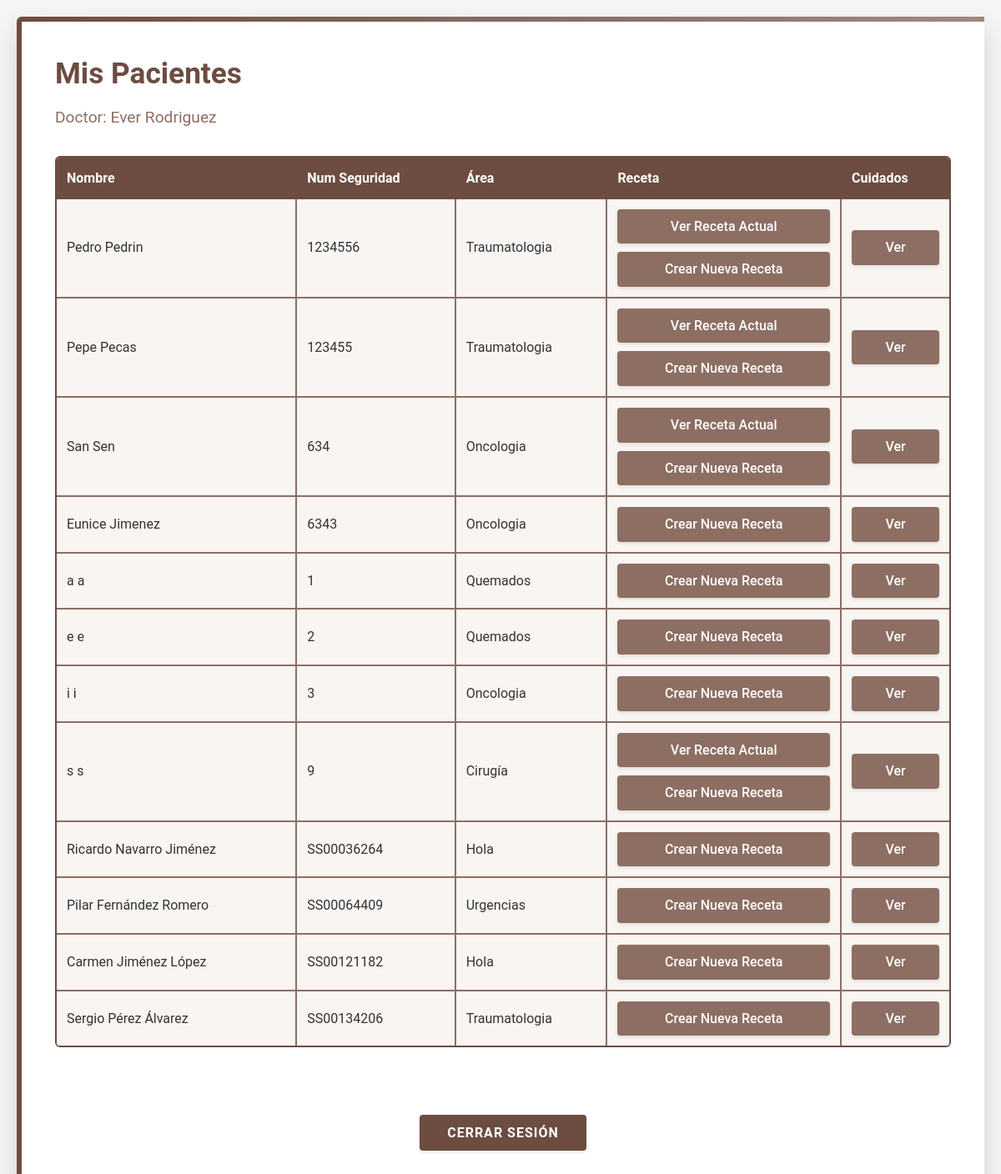
Before: /doctor/pacientes-doctor/ (signed in) with the older database file.
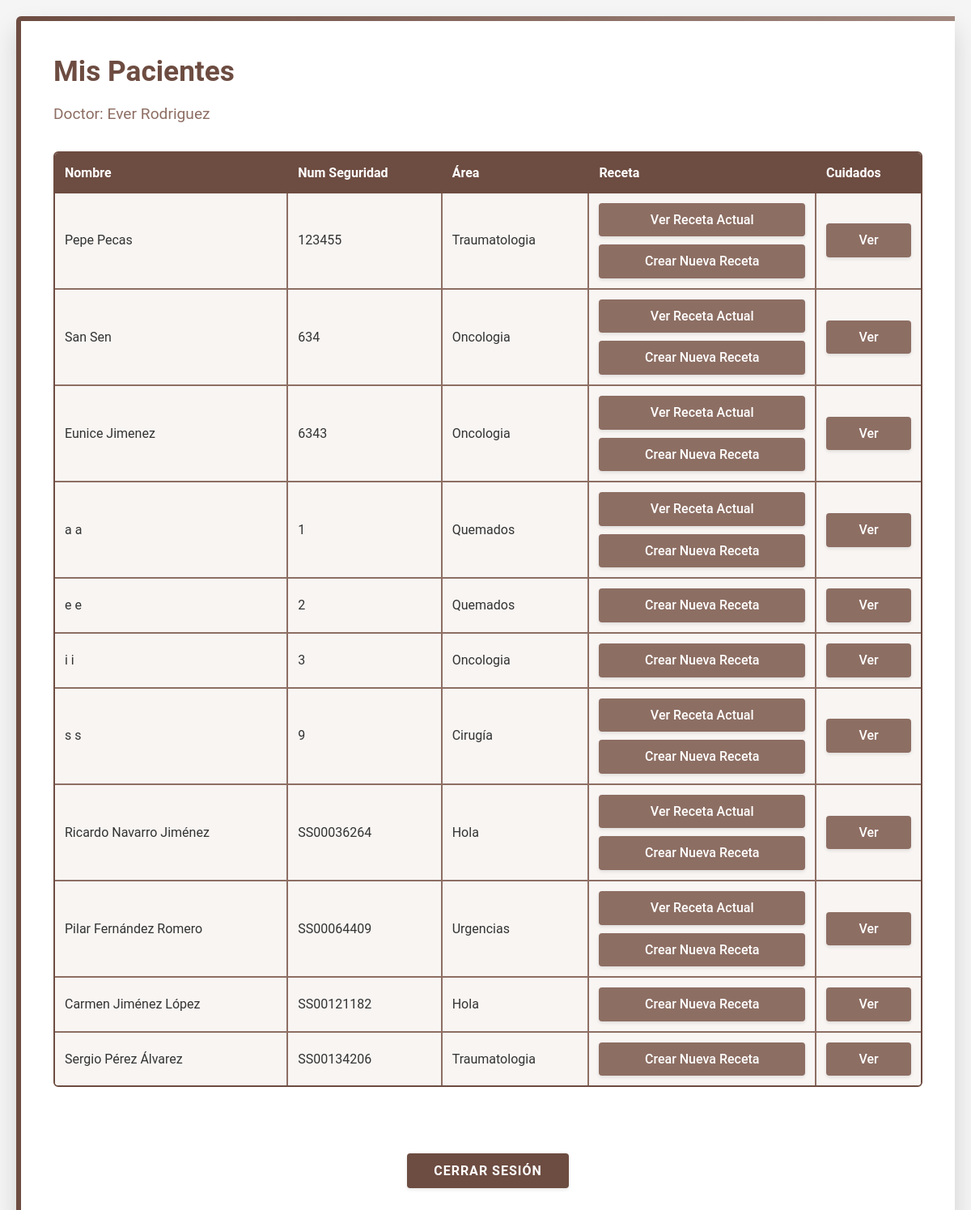
After: the same page with the newer database file.
### usuarioJefa/models.py (models this page shows, shortened)
class Paciente(models.Model):
    SEXO_CHOICES = [
        ('M', 'Masculino'),
        ('F', 'Femenino'),
    ]
    ESTADO_CHOICES = [
        ('ACTIVO', 'Activo'),
        ('INACTIVO', 'Inactivo'),
    ]
    nombres = models.CharField(max_length=100)
    apellidos = models.CharField(max_length=100)
    fecha_nacimiento = models.DateField()
    sexo = models.CharField(max_length=1, choices=SEXO_CHOICES)
    num_seguridad_social = models.CharField(max_length=20, unique=True)
    fecha_ingreso = models.DateTimeField(default=timezone.now)
    estado = models.CharField(max_length=10, choices=ESTADO_CHOICES, default='ACTIVO')
    area = models.ForeignKey('login.AreaEspecialidad', on_delete=models.PROTECT)  # Referenciamos a login.AreaEspecialidad
    doctor_actual = models.ForeignKey(
        Usuarios,
        on_delete=models.SET_NULL,
        null=True,
        related_name='pacientes_doctor',
        limit_choices_to={'tipoUsuario': 'DR'}
    )
    enfermero_actual = models.ForeignKey(
        Usuarios,
        on_delete=models.SET_NULL,
        null=True,
        related_name='pacientes_enfermero',
        limit_choices_to={'tipoUsuario': 'EN'}
    )
    hospital_origen = models.CharField(max_length=200, blank=True, null=True)
    esta_activo = models.BooleanField(default=True)
    fecha_alta = models.DateTimeField(null=True, blank=True)
    numero_ingresos = models.PositiveIntegerField(default=1)

### login/models.py (models this page shows, shortened)
class AreaEspecialidad(models.Model):
    nombre = models.CharField(max_length=100, unique=True)
    descripcion = models.TextField(blank=True, null=True)
    fortalezas = models.ManyToManyField('Fortaleza', blank=True)
    def __str__(self):
        return self.nombre
    class Meta:
        verbose_name = 'Área de Especialidad'
        verbose_name_plural = 'Áreas de Especialidad'

### usuarioDoctor/views.py (the view)
@login_required
def pacientes_doctor(request):
    doctor_actual = request.user
    pacientes_asignados = Paciente.objects.filter(
        doctor_actual=doctor_actual,
        esta_activo=True
    ).select_related('area')
    return render(request, 'usuarioDoctor/pacientes_doctor.html', {
        'pacientes': pacientes_asignados,
        'doctor': doctor_actual
    })

### usuarioDoctor/templates/usuarioDoctor/Pacientes_doctor.html (shortened to what this page needs)
<!DOCTYPE html>
<html lang="en">
<head>
</head>
<body>
    <div class="container">
        <div class="header">
            <h1>Mis Pacientes</h1>
            <h3>Doctor: {{ doctor.first_name }} {{ doctor.apellidos }}</h3>
        </div>
        {% if pacientes %}
            <table class="patients-table">
                <thead>
                    <tr>
                        <th>Nombre</th>
                        <th>Num Seguridad</th>
                        <th>Área</th>
                        <th>Receta</th>
                        <th>Cuidados</th>
                    </tr>
                </thead>
                <tbody>
                    {% for paciente in pacientes %}
                    <tr>
                        <td>{{ paciente.nombres }} {{ paciente.apellidos }}</td>
                        <td>{{ paciente.num_seguridad_social }}</td>
                        <td>{{ paciente.area }}</td>
                        <td class="action-links">
                            {% if paciente.recetas_doctor.exists %}
                                <a href="{% url 'doctor:ver_receta_paciente' paciente.id %}" class="action-link">Ver Receta Actual</a>
                            {% endif %}
                            <a href="{% url 'doctor:receta_paciente' paciente.id %}" class="action-link">Crear Nueva Receta</a>
                        </td>
                        <td>
                            <a href="{% url 'doctor:cuidados_pacienteD' paciente.id %}" class="action-link">Ver</a>
                        </td>
                    </tr>
                    {% endfor %}
                </tbody>
            </table>
        {% else %}
            <div class="no-patients">
                <p>No tienes pacientes asignados actualmente.</p>
            </div>
        {% endif %}
        <br><br>
        <form action="{% url 'login:logout' %}" method="POST">
            <button type="submit" class="logout-btn">Cerrar Sesión</button>
        </form>
    </div>
</body>
</html>

Changed rows visible on the page:
no longer on this page (row edited): Paciente: nombres "Pedro", apellidos "Pedrin", num_seguridad_social "1234556", area "Traumatologia", shows "Ver Receta Actual"
shown differently, row unchanged: Paciente "Eunice": now shows "Ver Receta Actual"
shown differently, row unchanged: Paciente (number 4 of 11 on the later page): now shows "Ver Receta Actual"
shown differently, row unchanged: Paciente "Ricardo": now shows "Ver Receta Actual"
shown differently, row unchanged: Paciente "Pilar": now shows "Ver Receta Actual"
